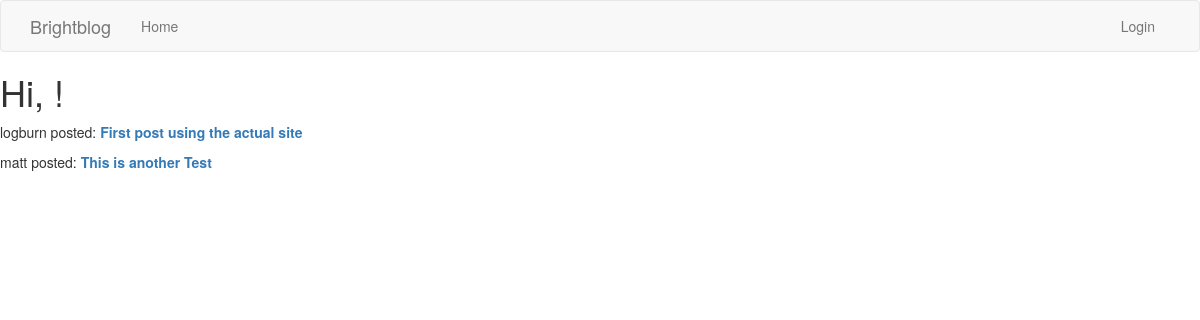
/index, run on the app's committed database.
### app/models.py (models this page shows, shortened)
class Post(db.Model):
    id = db.Column(db.Integer, primary_key=True)
    title = db.Column(db.String(150))
    body = db.Column(db.Text())
    timestamp = db.Column(db.DateTime, index=True, default=datetime.utcnow)
    user_id = db.Column(db.Integer, db.ForeignKey('user.id'))

class User(UserMixin, db.Model):
    id = db.Column(db.Integer, primary_key=True)
    username = db.Column(db.String(64), index=True, unique=True)
    email = db.Column(db.String(120), index=True, unique=True)
    password_hash = db.Column(db.String(128))
    posts = db.relationship('Post', backref='author', lazy='dynamic')
    comments = db.relationship('Comment', backref='author', lazy='dynamic')

### app/routes.py (the view)
@app.route('/')
@app.route('/index')
def index():
    posts = Post.query.all()
    return render_template('index.html', title='Home Page', posts=posts)

### app/templates/index.html
{% extends "base.html" %}
{% block content %}
    <h1>Hi, {{ current_user.username }}!</h1>
    {% for post in posts %}
    <div>
        <p>
            {{ post.author.username }} posted:
            <b><a href="{{url_for('show_post', post_id=post.id) }}">{{ post.title }}</a></b>
        </p>
    </div>
    {% endfor %}
{% endblock %}

### data on the page
Post: author.username "logburn", title "First post using the actual site"
Post: author.username "matt", title "This is another Test"
